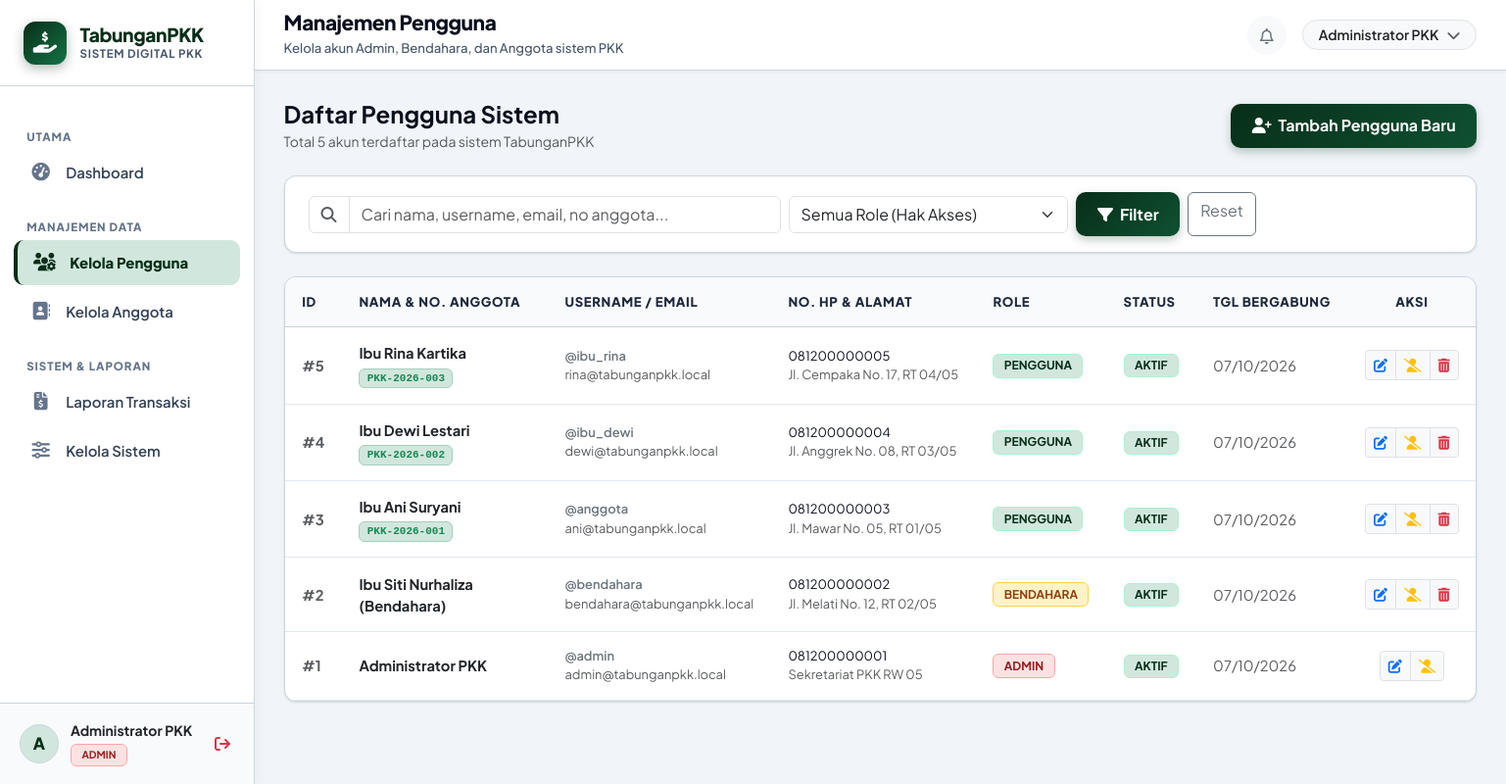
Screenshot of /admin/pengguna.php (signed in) with the database file from the repository.
### tables this page shows
CREATE TABLE IF NOT EXISTS `anggota` (
   
  `id` INT AUTO_INCREMENT PRIMARY KEY,
   
  `user_id` INT NULL UNIQUE,
   
  `nomor_anggota` VARCHAR(50) NOT NULL UNIQUE,
   
  `nama` VARCHAR(150) NOT NULL,
   
  `nik` VARCHAR(30) NULL,
   
  `nomor_hp` VARCHAR(25) NULL,
   
  `alamat` TEXT NULL,
   
  `tanggal_gabung` DATE NOT NULL,
   
  `status` ENUM('aktif', 'nonaktif') NOT NULL DEFAULT 'aktif',
   
  `created_at` TIMESTAMP DEFAULT CURRENT_TIMESTAMP,
   
  CONSTRAINT `fk_anggota_user` FOREIGN KEY (`user_id`) REFERENCES `users` (`id`) ON DELETE SET NULL ON UPDATE CASCADE
);

CREATE TABLE IF NOT EXISTS `users` (
   
  `id` INT AUTO_INCREMENT PRIMARY KEY,
   
  `nama` VARCHAR(150) NOT NULL,
   
  `username` VARCHAR(100) NOT NULL UNIQUE,
   
  `email` VARCHAR(150) NOT NULL UNIQUE,
   
  `password` VARCHAR(255) NOT NULL,
   
  `role` ENUM('admin', 'bendahara', 'pengguna') NOT NULL DEFAULT 'pengguna',
   
  `status` ENUM('aktif', 'nonaktif') NOT NULL DEFAULT 'aktif',
   
  `no_hp` VARCHAR(25) NULL,
   
  `alamat` TEXT NULL,
   
  `created_at` TIMESTAMP DEFAULT CURRENT_TIMESTAMP,
   
  `updated_at` TIMESTAMP DEFAULT CURRENT_TIMESTAMP ON UPDATE CURRENT_TIMESTAMP
);

### config/helpers.php (called while the page is built, shortened)
<?php
function base_url($path = '') {
    $protocol = (!empty($_SERVER['HTTPS']) && $_SERVER['HTTPS'] !== 'off' || (isset($_SERVER['SERVER_PORT']) && $_SERVER['SERVER_PORT'] == 443)) ? "https://" : "http://";
    $host = $_SERVER['HTTP_HOST'] ?? 'localhost';
    $script = $_SERVER['SCRIPT_NAME'] ?? '';
    $dir = str_replace('\\', '/', dirname($script));
    $parts = explode('/', trim($dir, '/'));
    $projectIndex = -1;
    if ($projectIndex !== -1) {
        $projectPath = '/' . implode('/', array_slice($parts, 0, $projectIndex + 1));
        $base = $protocol . $host . $projectPath;
    } else {
        $base = $protocol . $host . '/tabunganPKK';
    }
    $path = ltrim($path, '/');
    return $path ? rtrim($base, '/') . '/' . $path : rtrim($base, '/');
}

### admin/pengguna.php (the view, shortened to what this page needs)
<?php
require_once __DIR__ . '/../config/helpers.php';
$pdo = getDBConnection();
$search = trim($_GET['q'] ?? '');
$sql = "
    SELECT u.*, a.nomor_anggota
    FROM users u
    LEFT JOIN anggota a ON a.user_id = u.id
    WHERE 1=1
";
$params = [];
$sql .= " ORDER BY u.id DESC";
$stmt = $pdo->prepare($sql);
$stmt->execute($params);
$daftarPengguna = $stmt->fetchAll();
include __DIR__ . '/../includes/header.php';
include __DIR__ . '/../includes/sidebar.php';
include __DIR__ . '/../includes/topbar.php';
?>
<div class="d-flex flex-wrap justify-content-between align-items-center mb-4 gap-3">
    <div>
        <h4 class="fw-bold mb-1">Daftar Pengguna Sistem</h4>
        <p class="text-muted small mb-0">Total <?= count($daftarPengguna) ?> akun terdaftar pada sistem TabunganPKK</p>
    </div>
    <div>
        <button class="btn btn-pkk-primary" data-bs-toggle="modal" data-bs-target="#modalTambahPengguna">
            <i class="fa-solid fa-user-plus me-1"></i> Tambah Pengguna Baru
        </button>
    </div>
</div>
<div class="card-pkk mb-4">
    <div class="card-pkk-body py-3">
        <form method="GET" action="" class="row g-2 align-items-center">
            <div class="col-md-5">
                <div class="input-group">
                    <span class="input-group-text bg-white text-muted"><i class="fa-solid fa-magnifying-glass"></i></span>
                    <input type="text" name="q" class="form-control" placeholder="Cari nama, username, email, no anggota..." value="<?= htmlspecialchars($search) ?>">
                </div>
            </div>
            <div class="col-md-3">
                <select name="role" class="form-select">
                    <option value="">Semua Role (Hak Akses)</option>
                </select>
            </div>
            <div class="col-md-4 d-flex gap-2">
                <button type="submit" class="btn btn-pkk-primary">
                    <i class="fa-solid fa-filter me-1"></i> Filter
                </button>
                <a href="<?= base_url('admin/pengguna.php') ?>" class="btn btn-outline-secondary">Reset</a>
            </div>
        </form>
    </div>
</div>
<div class="card-pkk">
    <div class="table-responsive">
        <table class="table-pkk">
            <thead>
                <tr>
                    <th>ID</th>
                    <th>Nama & No. Anggota</th>
                    <th>Username / Email</th>
                    <th>No. HP & Alamat</th>
                    <th>Role</th>
                    <th>Status</th>
                    <th>Tgl Bergabung</th>
                    <th class="text-center">Aksi</th>
                </tr>
            </thead>
            <tbody>
                <?php if (empty($daftarPengguna)): ?>
                    <tr>
                        <td colspan="8" class="text-center py-4 text-muted">
                            <i class="fa-regular fa-user-slash fs-3 d-block mb-2"></i>
                            Tidak ada data pengguna yang sesuai dengan kriteria.
                        </td>
                    </tr>
                <?php else: ?>
                    <?php foreach ($daftarPengguna as $u): ?>
                        <tr>
                            <td class="text-muted fw-bold">#<?= $u['id'] ?></td>
                            <td>
                                <div class="fw-bold text-dark"><?= htmlspecialchars($u['nama']) ?></div>
                                <?php if ($u['nomor_anggota']): ?>
                                    <span class="badge bg-success-subtle text-success border border-success-subtle small font-monospace">
                                        <?= htmlspecialchars($u['nomor_anggota']) ?>
                                    </span>
                                <?php endif; ?>
                            </td>
                            <td>
                                <div class="small fw-semibold text-secondary">@<?= htmlspecialchars($u['username']) ?></div>
                                <div class="text-muted small"><?= htmlspecialchars($u['email']) ?></div>
                            </td>
                            <td>
                                <div class="small"><?= htmlspecialchars($u['no_hp'] ?: '-') ?></div>
                                <div class="text-muted small text-truncate" style="max-width: 180px;"><?= htmlspecialchars($u['alamat'] ?: '-') ?></div>
                            </td>
                            <td>
                                <span class="badge badge-role-<?= $u['role'] ?> text-uppercase">
                                    <?= $u['role'] ?>
                                </span>
                            </td>
                            <td>
                                <span class="badge badge-status-<?= $u['status'] ?> text-uppercase">
                                    <?= $u['status'] ?>
                                </span>
                            </td>
                            <td class="small text-muted">
                                <?= date('d/m/Y', strtotime($u['created_at'])) ?>
                            </td>
                            <td class="text-center">
                                <div class="btn-group btn-group-sm">
                                    <button class="btn btn-light border text-primary" data-bs-toggle="modal" data-bs-target="#modalEditPengguna<?= $u['id'] ?>" title="Edit Pengguna">
                                        <i class="fa-solid fa-pen-to-square"></i>
                                    </button>
                                    <a href="<?= base_url('admin/pengguna.php?toggle_status=1&id=' . $u['id']) ?>" class="btn btn-light border <?= $u['status'] === 'aktif' ? 'text-warning' : 'text-success' ?>" title="<?= $u['status'] === 'aktif' ? 'Nonaktifkan' : 'Aktifkan' ?>">
                                        <i class="fa-solid <?= $u['status'] === 'aktif' ? 'fa-user-slash' : 'fa-user-check' ?>"></i>
                                    </a>
                                    <?php if ($u['id'] != $_SESSION['user_id']): ?>
                                        <a href="<?= base_url('admin/pengguna.php?hapus=1&id=' . $u['id']) ?>" class="btn btn-light border text-danger btn-confirm-delete" data-name="<?= htmlspecialchars($u['nama']) ?>" title="Hapus Pengguna">
                                            <i class="fa-solid fa-trash-can"></i>
                                        </a>
                                    <?php endif; ?>
                                </div>
                            </td>
                        </tr>
                    <?php endforeach; ?>
                <?php endif; ?>
            </tbody>
        </table>
    </div>
</div>
<?php include __DIR__ . '/../includes/footer.php'; ?>

### assets/css/style.css (style rules this page uses)
:root { --pkk-primary: #0f5132; --pkk-primary-dark: #072e18; --pkk-primary-light: #157347; --pkk-primary-subtle: #d1e7dd; --pkk-accent: #0a5c36; --pkk-bg: #f1f5f9; --pkk-card-bg: #ffffff; --pkk-text-main: #0a0f1d; --pkk-text-muted: #475569; --pkk-border: #cbd5e1; --pkk-sidebar-width: 260px; --pkk-radius: 12px; --pkk-shadow-sm: 0 1px 3px rgba(0, 0, 0, 0.08), 0 1px 2px rgba(0, 0, 0, 0.05); --pkk-shadow-md: 0 4px 8px -1px rgba(0, 0, 0, 0.10), 0 2px 4px -2px rgba(0, 0, 0, 0.06); --pkk-shadow-lg: 0 12px 24px -4px rgba(7, 46, 24, 0.18), 0 4px 6px -4px rgba(0, 0, 0, 0.06); }
* { box-sizing: border-box; }
body { font-family: 'Plus Jakarta Sans', sans-serif; background-color: var(--pkk-bg); color: var(--pkk-text-main); min-height: 100vh; display: flex; flex-direction: column; margin: 0; padding: 0; -webkit-font-smoothing: antialiased; }
.card-pkk { background: var(--pkk-card-bg); border: 1.5px solid var(--pkk-border); border-radius: var(--pkk-radius); box-shadow: var(--pkk-shadow-sm); transition: transform 0.2s ease, box-shadow 0.2s ease; overflow: hidden; }
.card-pkk-body { padding: 1.5rem; }
.btn-pkk-primary { background: linear-gradient(135deg, var(--pkk-primary-dark), var(--pkk-primary)); color: #ffffff; border: none; font-weight: 700; padding: 0.65rem 1.35rem; border-radius: 10px; transition: all 0.2s ease; box-shadow: 0 4px 10px rgba(7, 46, 24, 0.25); }
.badge-role-admin { background-color: #fee2e2; color: #991b1b; border: 1px solid #fca5a5; font-weight: 700; font-size: 0.75rem; padding: 0.35rem 0.65rem; border-radius: 6px; }
.badge-role-bendahara { background-color: #fef3c7; color: #92400e; border: 1px solid #fcd34d; font-weight: 700; font-size: 0.75rem; padding: 0.35rem 0.65rem; border-radius: 6px; }
.badge-role-pengguna { background-color: var(--pkk-primary-subtle); color: var(--pkk-primary-dark); border: 1px solid #a7f3d0; font-weight: 700; font-size: 0.75rem; padding: 0.35rem 0.65rem; border-radius: 6px; }
.badge-status-aktif, .badge-trx-setoran, .badge-status-berhasil, .badge-status-disetujui, .badge-status-selesai { background-color: var(--pkk-primary-subtle); color: var(--pkk-primary-dark); border: 1px solid #a7f3d0; font-weight: 700; font-size: 0.75rem; padding: 0.32rem 0.65rem; border-radius: 6px; }
.table-pkk { width: 100%; margin-bottom: 0; border-collapse: separate; border-spacing: 0; }
.table-pkk thead th { background-color: #f8fafc; color: #1e293b; font-size: 0.82rem; font-weight: 800; text-transform: uppercase; letter-spacing: 0.05em; padding: 0.95rem 1.1rem; border-bottom: 1.5px solid var(--pkk-border); white-space: nowrap; }
.table-pkk tbody td { padding: 0.95rem 1.1rem; vertical-align: middle; border-bottom: 1px solid #e2e8f0; font-size: 0.92rem; color: var(--pkk-text-main); }

### rows the page displays
anggota: user "5", user.nama "Ibu Rina Kartika", nomor_anggota "PKK-2026-003", user.username "ibu_rina", user.email "rina@tabunganpkk.local", user.no_hp "081200000005", user.alamat "Jl. Cempaka No. 17, RT 04/05", user.role "PENGGUNA", user.status "AKTIF", user.created_at "07/10/2026"
anggota: user "4", user.nama "Ibu Dewi Lestari", nomor_anggota "PKK-2026-002", user.username "ibu_dewi", user.email "dewi@tabunganpkk.local", user.no_hp "081200000004", user.alamat "Jl. Anggrek No. 08, RT 03/05", user.role "PENGGUNA", user.status "AKTIF", user.created_at "07/10/2026"
anggota: user "3", user.nama "Ibu Ani Suryani", nomor_anggota "PKK-2026-001", user.username "anggota", user.email "ani@tabunganpkk.local", user.no_hp "081200000003", user.alamat "Jl. Mawar No. 05, RT 01/05", user.role "PENGGUNA", user.status "AKTIF", user.created_at "07/10/2026"
users: id "2", nama "Ibu Siti Nurhaliza (Bendahara)", username "bendahara", email "bendahara@tabunganpkk.local", no_hp "081200000002", alamat "Jl. Melati No. 12, RT 02/05", role "BENDAHARA", status "AKTIF", created_at "07/10/2026"
users: id "1", nama "Administrator PKK", username "admin", email "admin@tabunganpkk.local", no_hp "081200000001", alamat "Sekretariat PKK RW 05", role "ADMIN", status "AKTIF", created_at "07/10/2026"

### other values shown
substr($userName, 0, 1) "A"
$userName "Administrator PKK"
$userRole "ADMIN"
$pageHeading "Manajemen Pengguna"
$pageSubheading "Kelola akun Admin, Bendahara, dan Anggota sistem PKK"
count($daftarPengguna) "5"
